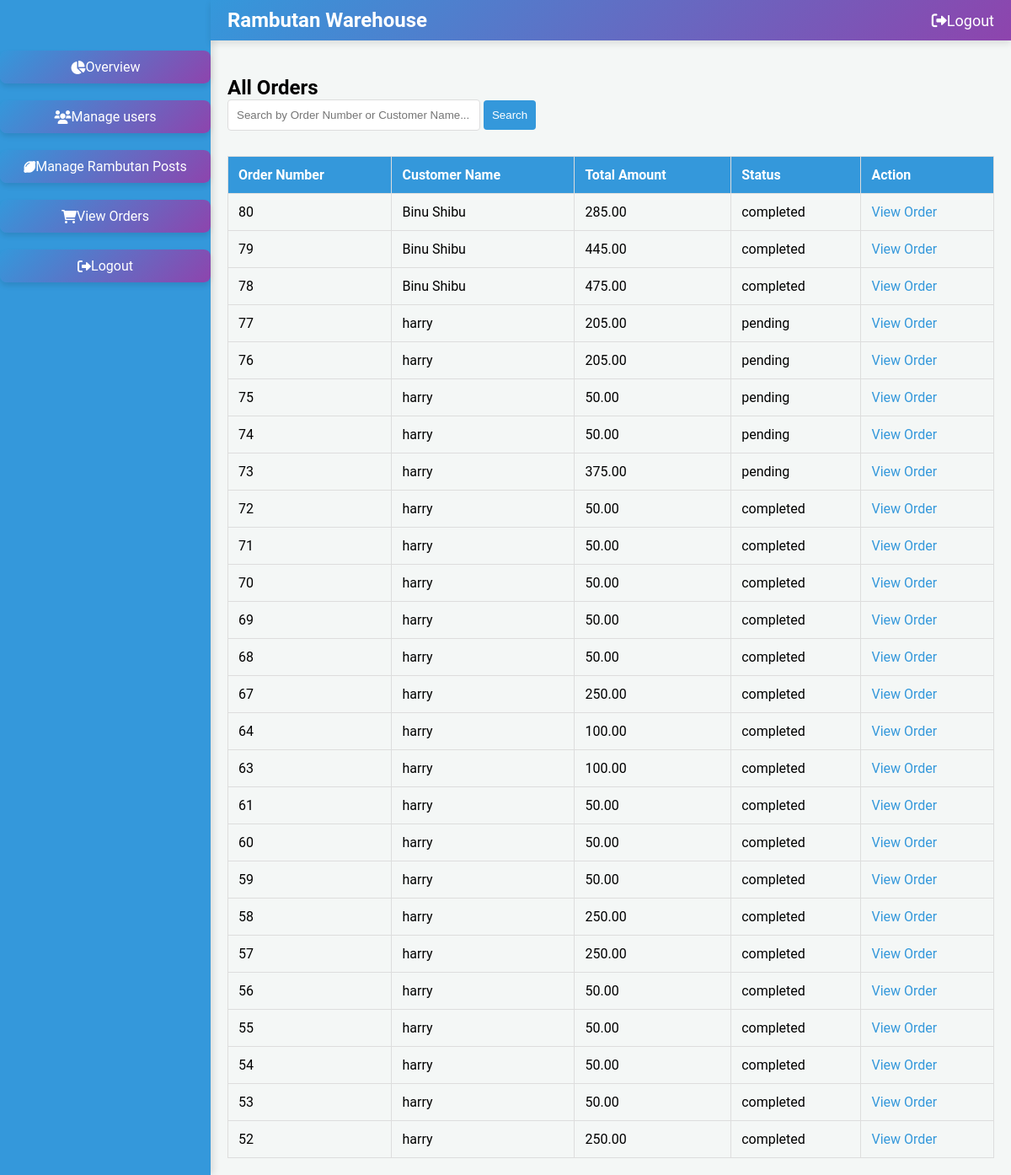
/orders/, run on an earlier commit of the app's database.
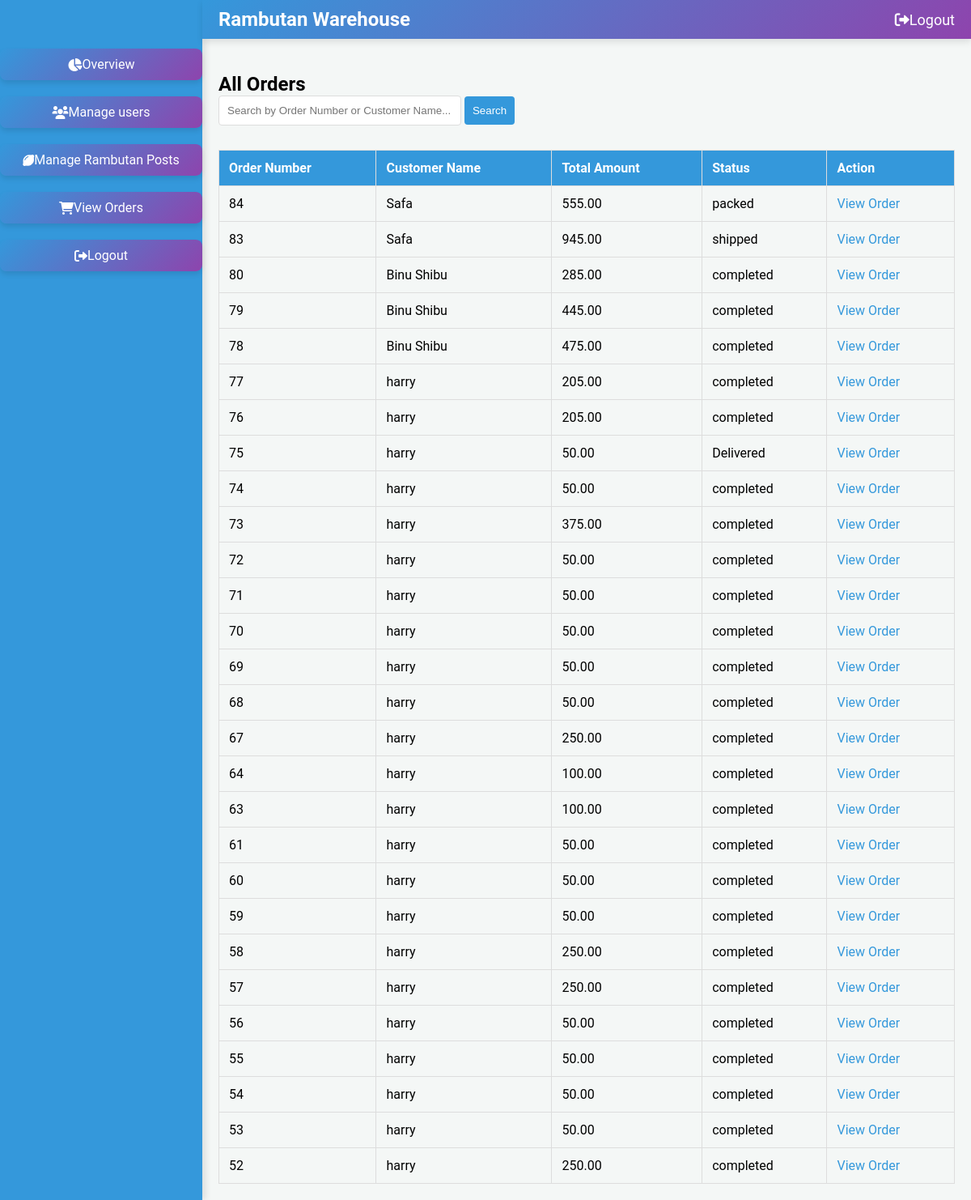
And on a later commit of the database.
### warehouse/models.py (models this page shows, shortened)
class Order(models.Model):
    ORDER_STATUS_CHOICES = [
        ('pending', 'Pending'),
        ('processed', 'Processed'),
        ('packed', 'Packed'),
        ('shipped', 'Shipped'),
        ('out_for_delivery', 'Out for Delivery'),
        ('delivered', 'Delivered'),
        ('cancelled', 'Cancelled'),
    ]
    order_status = models.CharField(
        max_length=20,
        choices=ORDER_STATUS_CHOICES,
        default='pending'
    )
    billing_detail = models.ForeignKey(BillingDetail, on_delete=models.CASCADE, related_name='orders')
    user = models.ForeignKey(settings.AUTH_USER_MODEL, on_delete=models.CASCADE, related_name='orders')
    total_amount = models.DecimalField(max_digits=10, decimal_places=2)
    payment_method = models.CharField(max_length=50)
    order_number = models.AutoField(primary_key=True)
    razorpay_order_id = models.CharField(max_length=255, blank=True, null=True)
    razorpay_payment_id = models.CharField(max_length=255, blank=True, null=True)
    razorpay_signature = models.CharField(max_length=255, blank=True, null=True)
    PAYMENT_STATUS_CHOICES = [
        ('pending', 'Pending'),
        ('completed', 'Completed'),
        ('failed', 'Failed')
    ]
    payment_status = models.CharField(max_length=20, choices=PAYMENT_STATUS_CHOICES, default='pending')
    created_at = models.DateTimeField(default=timezone.now)
    delivery_boy = models.ForeignKey(
        'DeliveryBoy',
        on_delete=models.SET_NULL,
        null=True,
        blank=True,
        related_name='assigned_orders'
    )
    STATUS_CHOICES = [
        ('cancelled', 'Cancelled'),
        ('pending', 'Pending'),
        ('processed', 'Processed'),
        ('shipped', 'Shipped'),
        ('out_for_delivery', 'Out for Delivery'),
        ('delivered', 'Delivered')
    ]
    order_status = models.CharField(max_length=20, choices=STATUS_CHOICES, default='pending')
    class Meta:
        ordering = ['-created_at']

class Registeruser(AbstractUser):
    username = models.EmailField(unique=True)
    name = models.CharField(max_length=50,default='noname')
    contact = models.CharField(max_length=250, blank=True)
    address = models.CharField(max_length=250, blank=True)
    place = models.CharField(max_length=100, blank=True)
    role = models.CharField(max_length=10, choices=ROLE_CHOICES)
    is_active = models.BooleanField(default=True)
    groups = models.ManyToManyField(
        Group,
        related_name='registeruser_set',  # Custom related_name
        blank=True,
        help_text='The groups this user belongs to. A user will get all permissions granted to each of their groups.'
    )
    user_permissions = models.ManyToManyField(
        Permission,
        related_name='registeruser_set',  # Custom related_name
        blank=True,
        help_text='Specific permissions for this user.'
    )

### warehouse/views.py (the view)
# urls.py: path('orders/', views.view_orders, name='view_orders'),
def view_orders(request):
    search_query = request.GET.get('search', '')
    if search_query:
        orders = Order.objects.filter(
            Q(order_number__icontains=search_query) |
            Q(user__name__icontains=search_query)
        )
    else:
        orders = Order.objects.all()
    context = {
        'orders': orders,
    }
    return render(request, 'view_orders.html', context)

### warehouse/templates/view_orders.html (shortened to what this page needs)
{% load static %}
<!DOCTYPE html>
<html lang="en">
<head>
    <link rel="stylesheet" href="https://cdnjs.cloudflare.com/ajax/libs/font-awesome/6.0.0-beta3/css/all.min.css">
    <link href="https://cdn.jsdelivr.net/npm/sweetalert2@11/dist/sweetalert2.min.css" rel="stylesheet">
</head>
<body>
    <div class="sidebar">
        <ul>
            <li><a href="{% url 'admin_dashboard' %}"><i class="fas fa-chart-pie"></i> Overview</a></li>
            <li><a href="{% url 'manage_users' %}"><i class="fas fa-users"></i> Manage users</a></li>
            <li><a href="{% url 'manage_rambutan_posts' %}"><i class="fas fa-lemon"></i> Manage Rambutan Posts</a></li>
            <li><a href="{% url 'view_orders' %}"><i class="fas fa-shopping-cart"></i> View Orders</a></li>
            <li><a href="{% url 'logout' %}" id="sidebar-logout"><i class="fas fa-sign-out-alt"></i> Logout</a></li>
        </ul>
    </div>
    <div class="top-navbar">
        <div class="logo">
            <span class="logo-text">Rambutan Warehouse</span>
        </div>
        <ul>
            <li><a href="{% url 'logout' %}"><i class="fa fa-sign-out-alt"></i> Logout</a></li>
        </ul>
    </div>
    <div class="main">
        <h2>All Orders</h2>
        <div class="search-container">
            <form method="GET" action="">
                <input type="text" name="search" placeholder="Search by Order Number or Customer Name...">
                <button type="submit">Search</button>
            </form>
        </div>
        <div class="table-container">
            <table>
                <tr>
                    <th>Order Number</th>
                    <th>Customer Name</th>
                    <th>Total Amount</th>
                    <th>Status</th>
                    <th>Action</th>
                </tr>
                {% for order in orders %}
                <tr>
                    <td>{{ order.order_number }}</td>
                    <td>{{ order.user.name }}</td>
                    <td>{{ order.total_amount }}</td>
                    <td>{{ order.order_status }}</td>
                    <td>
                        <a href="{% url 'admin_order' order.order_number %}">View Order</a>
                    </td>
                </tr>
                {% empty %}
                <tr>
                    <td colspan="5">No orders found</td>
                </tr>
                {% endfor %}
            </table>
        </div>
    </div>
</body>
</html>

What changed in the data, as far as the page shows it:
added Order: order_number "84", user.name "Safa", total_amount "555.00", order_status "packed"
added Order: order_number "83", user.name "Safa", total_amount "945.00", order_status "shipped"
changed Order id 77: order_status "pending" → "completed"
changed Order id 76: order_status "pending" → "completed"
changed Order id 75: order_status "pending" → "Delivered"
changed Order id 74: order_status "pending" → "completed"
changed Order id 73: order_status "pending" → "completed"
